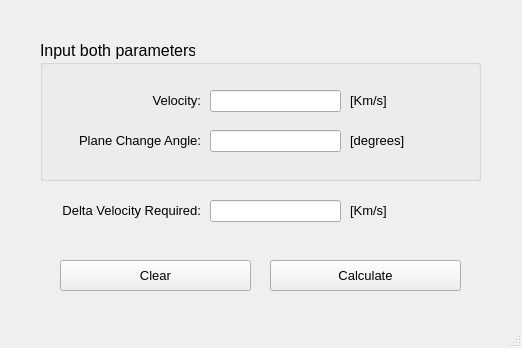
<?xml version="1.0" encoding="UTF-8"?>
<ui version="4.0">
 <class>PlaneChanges</class>
 <widget class="QMainWindow" name="PlaneChanges">
  <property name="geometry">
   <rect>
    <x>0</x>
    <y>0</y>
    <width>522</width>
    <height>348</height>
   </rect>
  </property>
  <property name="windowTitle">
   <string>Type Unknown</string>
  </property>
  <widget class="QWidget" name="centralwidget">
   <widget class="QGroupBox" name="groupBox">
    <property name="geometry">
     <rect>
      <x>40</x>
      <y>40</y>
      <width>441</width>
      <height>141</height>
     </rect>
    </property>
    <property name="font">
     <font>
      <pointsize>12</pointsize>
     </font>
    </property>
    <property name="title">
     <string>Input both parameters</string>
    </property>
    <widget class="QLabel" name="label">
     <property name="geometry">
      <rect>
       <x>30</x>
       <y>50</y>
       <width>131</width>
       <height>21</height>
      </rect>
     </property>
     <property name="font">
      <font>
       <pointsize>10</pointsize>
      </font>
     </property>
     <property name="text">
      <string>Velocity:</string>
     </property>
     <property name="alignment">
      <set>Qt::AlignRight|Qt::AlignTrailing|Qt::AlignVCenter</set>
     </property>
    </widget>
    <widget class="QLabel" name="label_2">
     <property name="geometry">
      <rect>
       <x>30</x>
       <y>90</y>
       <width>131</width>
       <height>21</height>
      </rect>
     </property>
     <property name="font">
      <font>
       <pointsize>10</pointsize>
      </font>
     </property>
     <property name="text">
      <string>Plane Change Angle:</string>
     </property>
     <property name="alignment">
      <set>Qt::AlignRight|Qt::AlignTrailing|Qt::AlignVCenter</set>
     </property>
    </widget>
    <widget class="QLabel" name="label_5">
     <property name="geometry">
      <rect>
       <x>310</x>
       <y>50</y>
       <width>81</width>
       <height>21</height>
      </rect>
     </property>
     <property name="font">
      <font>
       <pointsize>10</pointsize>
      </font>
     </property>
     <property name="text">
      <string>[Km/s]</string>
     </property>
    </widget>
    <widget class="QLineEdit" name="lineEdit">
     <property name="geometry">
      <rect>
       <x>170</x>
       <y>50</y>
       <width>131</width>
       <height>22</height>
      </rect>
     </property>
     <property name="font">
      <font>
       <pointsize>10</pointsize>
      </font>
     </property>
     <property name="alignment">
      <set>Qt::AlignRight|Qt::AlignTrailing|Qt::AlignVCenter</set>
     </property>
    </widget>
    <widget class="QLineEdit" name="lineEdit_2">
     <property name="geometry">
      <rect>
       <x>170</x>
       <y>90</y>
       <width>131</width>
       <height>22</height>
      </rect>
     </property>
     <property name="font">
      <font>
       <pointsize>10</pointsize>
      </font>
     </property>
     <property name="alignment">
      <set>Qt::AlignRight|Qt::AlignTrailing|Qt::AlignVCenter</set>
     </property>
    </widget>
    <widget class="QLabel" name="label_6">
     <property name="geometry">
      <rect>
       <x>310</x>
       <y>90</y>
       <width>61</width>
       <height>21</height>
      </rect>
     </property>
     <property name="font">
      <font>
       <pointsize>10</pointsize>
      </font>
     </property>
     <property name="text">
      <string>[degrees]</string>
     </property>
    </widget>
   </widget>
   <widget class="QPushButton" name="pushButton_3">
    <property name="geometry">
     <rect>
      <x>270</x>
      <y>260</y>
      <width>191</width>
      <height>31</height>
     </rect>
    </property>
    <property name="font">
     <font>
      <pointsize>10</pointsize>
     </font>
    </property>
    <property name="text">
     <string>Calculate</string>
    </property>
   </widget>
   <widget class="QPushButton" name="pushButton_5">
    <property name="geometry">
     <rect>
      <x>60</x>
      <y>260</y>
      <width>191</width>
      <height>31</height>
     </rect>
    </property>
    <property name="font">
     <font>
      <pointsize>10</pointsize>
     </font>
    </property>
    <property name="text">
     <string>Clear</string>
    </property>
   </widget>
   <widget class="QLabel" name="label_8">
    <property name="geometry">
     <rect>
      <x>350</x>
      <y>200</y>
      <width>61</width>
      <height>21</height>
     </rect>
    </property>
    <property name="font">
     <font>
      <pointsize>10</pointsize>
     </font>
    </property>
    <property name="text">
     <string>[Km/s]</string>
    </property>
   </widget>
   <widget class="QLabel" name="label_4">
    <property name="geometry">
     <rect>
      <x>60</x>
      <y>200</y>
      <width>141</width>
      <height>21</height>
     </rect>
    </property>
    <property name="font">
     <font>
      <pointsize>10</pointsize>
     </font>
    </property>
    <property name="text">
     <string>Delta Velocity Required:</string>
    </property>
    <property name="alignment">
     <set>Qt::AlignRight|Qt::AlignTrailing|Qt::AlignVCenter</set>
    </property>
   </widget>
   <widget class="QLineEdit" name="lineEdit_4">
    <property name="geometry">
     <rect>
      <x>210</x>
      <y>200</y>
      <width>131</width>
      <height>22</height>
     </rect>
    </property>
    <property name="font">
     <font>
      <pointsize>10</pointsize>
     </font>
    </property>
    <property name="alignment">
     <set>Qt::AlignRight|Qt::AlignTrailing|Qt::AlignVCenter</set>
    </property>
   </widget>
  </widget>
  <widget class="QMenuBar" name="menubar">
   <property name="geometry">
    <rect>
     <x>0</x>
     <y>0</y>
     <width>522</width>
     <height>21</height>
    </rect>
   </property>
  </widget>
  <widget class="QStatusBar" name="statusbar"/>
 </widget>
 <resources/>
 <connections/>
</ui>
